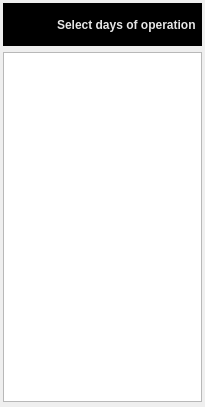
                   <widget class="QFrame" name="frame_38">
                    <property name="minimumSize">
                     <size>
                      <width>205</width>
                      <height>0</height>
                     </size>
                    </property>
                    <property name="maximumSize">
                     <size>
                      <width>205</width>
                      <height>415</height>
                     </size>
                    </property>
                    <layout class="QVBoxLayout" name="verticalLayout_43">
                     <property name="leftMargin">
                      <number>3</number>
                     </property>
                     <property name="topMargin">
                      <number>3</number>
                     </property>
                     <property name="rightMargin">
                      <number>3</number>
                     </property>
                     <property name="bottomMargin">
                      <number>5</number>
                     </property>
                     <item>
                      <widget class="QFrame" name="frame_40">
                       <property name="maximumSize">
                        <size>
                         <width>16777215</width>
                         <height>55</height>
                        </size>
                       </property>
                       <property name="styleSheet">
                        <string notr="true">background:#000;</string>
                       </property>
                       <property name="frameShape">
                        <enum>QFrame::StyledPanel</enum>
                       </property>
                       <property name="frameShadow">
                        <enum>QFrame::Raised</enum>
                       </property>
                       <layout class="QHBoxLayout" name="horizontalLayout_22">
                        <property name="spacing">
                         <number>10</number>
                        </property>
                        <property name="leftMargin">
                         <number>3</number>
                        </property>
                        <property name="topMargin">
                         <number>3</number>
                        </property>
                        <property name="rightMargin">
                         <number>3</number>
                        </property>
                        <property name="bottomMargin">
                         <number>3</number>
                        </property>
                        <item>
                         <widget class="QLabel" name="label_56">
                          <property name="minimumSize">
                           <size>
                            <width>40</width>
                            <height>35</height>
                           </size>
                          </property>
                          <property name="maximumSize">
                           <size>
                            <width>40</width>
                            <height>35</height>
                           </size>
                          </property>
                          <property name="text">
                           <string/>
                          </property>
                          <property name="pixmap">
                           <pixmap>../Icons-mine/Day.png</pixmap>
                          </property>
                          <property name="scaledContents">
                           <bool>true</bool>
                          </property>
                         </widget>
                        </item>
                        <item>
                         <widget class="QLabel" name="label_110">
                          <property name="maximumSize">
                           <size>
                            <width>16777215</width>
                            <height>16777215</height>
                           </size>
                          </property>
                          <property name="font">
                           <font>
                            <weight>75</weight>
                            <bold>true</bold>
                           </font>
                          </property>
                          <property name="styleSheet">
                           <string notr="true">color:#e6e6e6;</string>
                          </property>
                          <property name="text">
                           <string>Select days of operation</string>
                          </property>
                          <property name="wordWrap">
                           <bool>true</bool>
                          </property>
                         </widget>
                        </item>
                       </layout>
                      </widget>
                     </item>
                     <item>
                      <widget class="QListWidget" name="days_for_arms_listwidget">
                       <property name="minimumSize">
                        <size>
                         <width>0</width>
                         <height>350</height>
                        </size>
                       </property>
                       <property name="maximumSize">
                        <size>
                         <width>16777215</width>
                         <height>16777215</height>
                        </size>
                       </property>
                      </widget>
                     </item>
                    </layout>
                   </widget>
